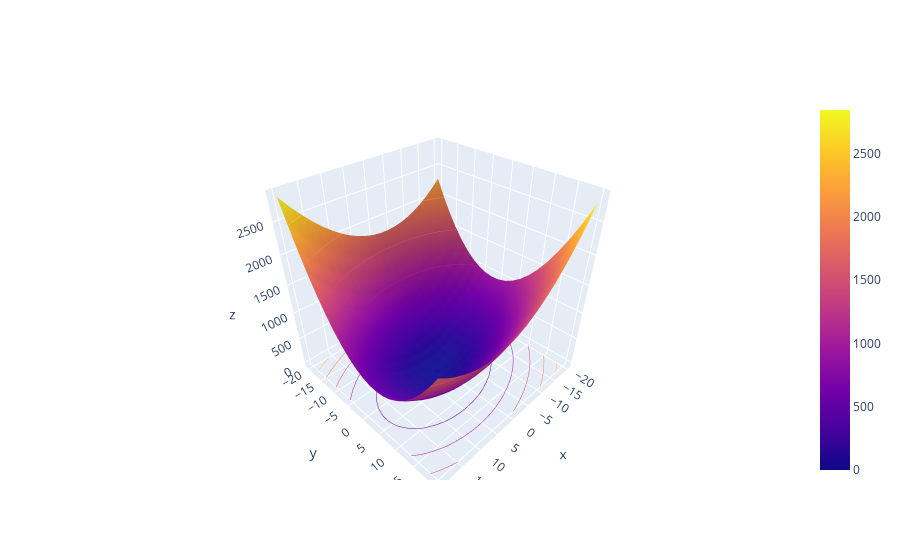

Write notebook code for a chart like this one.
### Markdown cell above
Example 1:

$$ f(x, y) = 2x^2 + 4y^2 - xy - 6x - 8y  + 6$$ 

$$ f([x, y]) = \begin{bmatrix}x & y \end{bmatrix}
\begin{bmatrix}2 & -1/2\\ -1/2 & 4\end{bmatrix}
\begin{bmatrix} x \\ y \end{bmatrix} 
+
\begin{bmatrix} - 6 & - 8 \end{bmatrix}
\begin{bmatrix} x \\ y \end{bmatrix}  + 6$$

### Code cell
def f(x, y):
    return 2*x**2 + 4*y**2 - x*y - 6*x - 8*y  + 6

def f_vec(x, y):
    # x is n x n and y is n x n
    xn = x[..., None] # n x n x 1
    yn = y[..., None] # n x n x 1
    vecx = np.concatenate([xn, yn], axis=-1) # n x n x 2
    vecx_col_vec = vecx[..., None] # n x n x 2 x 1
    vecx_row_vec = vecx[..., None, :] # n x n x 1 x 2
    A = np.array([[2, -0.5],
                  [-0.5, 4]]) # 2 x 2
    b = np.array([-6, -8]) # 2
    c = 6
    print("Minima at, ", -np.linalg.inv(A + A.T) @ b)
    quad  = (vecx_row_vec @ A @ vecx_col_vec).squeeze(-1).squeeze(-1)
    return quad + vecx @ b + c

plot_surface(f_vec)

### Figure 1 — Plotly figure (JSON) as saved in the notebook; plotly's stock layout.template omitted (floating-point values rounded to 4 significant figures; data arrays with more than 128 entries replaced by an {"elided": "..."} marker saying what was removed)
{"data": [{"contours": {"z": {"highlightcolor": "limegreen", "project": {"z": true}, "show": true, "usecolormap": true}}, "type": "surface", "x": {"elided": "21x21 float values"}, "y": {"elided": "21x21 float values"}, "z": {"elided": "21x21 float values"}}], "layout": {}}
